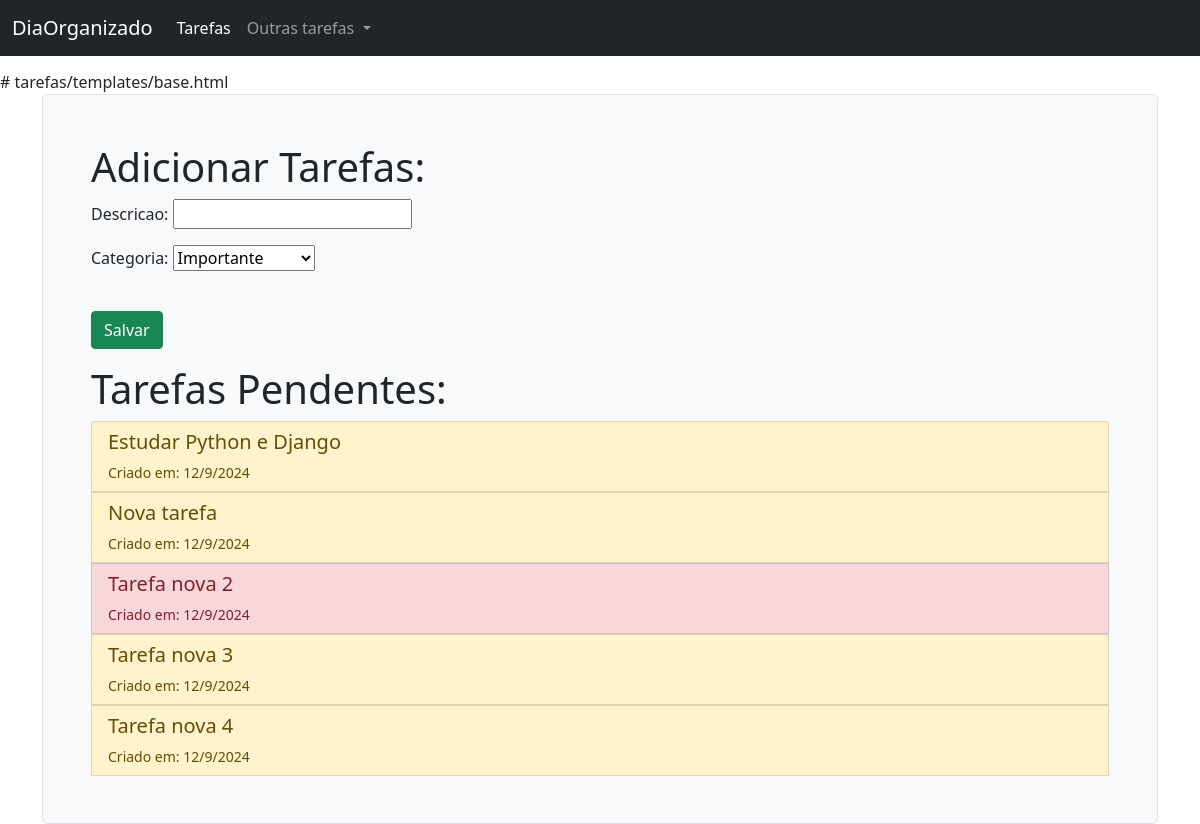
Page /tarefas/ on the committed database.
### tarefas/models.py (models this page shows)
class Tarefa(models.Model):
    OPCOES_STATUS = (
        ('concluído','Concluído'),
        ('pendente', 'Pendente'),
        ('adiado','Adiado'),
    )
    OPCOES_CATEGORIA = (
        ('urgente','Urgente'),
        ('importante','Importante'),
        ('precisa ser feito','Precisa ser feito'),
    )
    descricao = models.CharField(max_length=400)
    criacao = models.DateTimeField(auto_now_add=True)
    categoria = models.CharField(max_length=25, choices=OPCOES_CATEGORIA,
                                default='importante')
    status = models.CharField(max_length=25,choices=OPCOES_STATUS,
                              default='pendente')

### tarefas/views.py (the view)
# urls.py: path('', views.tarefas_pendentes_list, name='tarefas_pendentes_list'),
def tarefas_pendentes_list(request):
    tarefas_pendentes = Tarefa.objects.filter(status='pendente')
    if request.method == 'POST':
        form = AdicionarTarefa(data=request.POST)
        if form.is_valid():
            form.save()
            return redirect('tarefas_pendentes_list')
    else:
        form = AdicionarTarefa()
    return render(request, 'tarefas/tarefas_pendentes.html',
                  {'tarefas_pendentes':tarefas_pendentes,
                   'form':form})

### tarefas/forms.py
class AdicionarTarefa(forms.ModelForm):
    class Meta:
        model = Tarefa
        fields = ('descricao', 'categoria')

### tarefas/templates/tarefas/tarefas_pendentes.html (shortened to what this page needs)
{% extends 'base.html' %}
{% load crispy_forms_tags %}
{% block content %}
  <div class = "h-100 p-5 bg-light border rounded-3">
    <h1>Adicionar Tarefas:</h1>
    <form method = "post">
      {{ form.as_p }}
      <br>
      <input class = "btn btn-success" type = "submit" value="Salvar">
    </form>
    <h1>Tarefas Pendentes:</h1>
    <div class="list-group">
      {% for tarefa in tarefas_pendentes %}
        {% if tarefa.categoria == 'urgente'%}
          <button type="button" class="list-group-item list-group-item-danger list-group-item-action" data-bs-toggle="modal" data-bs-target="#modal{{ tarefa.id }}">
        {% else %}
          {% if tarefa.categoria == 'importante'%}
            <button type="button" class="list-group-item list-group-item-warning list-group-item-action" data-bs-toggle="modal" data-bs-target="#modal{{ tarefa.id }}">
        {% else %}
          <button type="button" class="list-group-item list-group-item-primary list-group-item-action" data-bs-toggle="modal" data-bs-target="#modal{{ tarefa.id }}">
        {% endif %}
      {% endif %}
          <h5>{{ tarefa.descricao }}</h5>
          <small>Criado em: {{ tarefa.criacao.day }}/{{ tarefa.criacao.month }}/{{ tarefa.criacao.year }}</small>
        </button>
      {% endfor %}
    </div>
  </div>
{% endblock %}

### tarefas/templates/base.html (shortened to what this page needs)
<!doctype html>
<html lang="en">
  <head>
    <link href="https://cdn.jsdelivr.net/npm/bootstrap@5.0.0-beta3/dist/css/bootstrap.min.css" rel="stylesheet">
  </head>
  <body style="padding-top:70px">
    <nav class="navbar fixed-top navbar-expand-lg navbar-dark bg-dark">
      <div class="container-fluid">
        <a class="navbar-brand" href="{% url 'tarefas_pendentes_list' %}">DiaOrganizado</a>
        <div class="collapse navbar-collapse" id="navbarSupportedContent">
          <ul class="navbar-nav me-auto mb-2 mb-lg-0">
            <li class="nav-item">
              <a class="nav-link active" aria-current="page" href="{% url 'tarefas_pendentes_list' %}">Tarefas</a>
            </li>
            <li class="nav-item dropdown">
              <a class="nav-link dropdown-toggle" href="#" id="navbarDropdown" role="button" data-bs-toggle="dropdown" aria-expanded="false">
                Outras tarefas
              </a>
            </li>
          </ul>
        </div>
      </div>
    </nav>
    <div class="container">
      {% block content %}
      {% endblock %}
    </div>
  </body>
</html>

### rows in the picture
Tarefa: descricao "Estudar Python e Django", criacao.day "12", criacao.month "9", criacao.year "2024"
Tarefa: descricao "Nova tarefa", criacao.day "12", criacao.month "9", criacao.year "2024"
Tarefa: descricao "Tarefa nova 2", criacao.day "12", criacao.month "9", criacao.year "2024"
Tarefa: descricao "Tarefa nova 3", criacao.day "12", criacao.month "9", criacao.year "2024"
Tarefa: descricao "Tarefa nova 4", criacao.day "12", criacao.month "9", criacao.year "2024"
